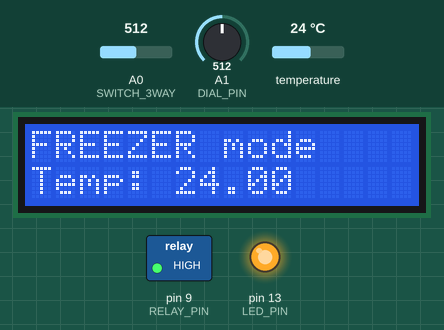
This sketch was run on a simulated Arduino Uno, built with avr-gcc and run on an emulated ATmega328P. On the bench: 16×2 character LCD, switched loads named in the sketch (green lamp = pin HIGH), output pins drawn as LEDs (lit = HIGH). The inputs (shaded band) are chosen by the test bench; at power-on: A0 (SWITCH_3WAY) = 512, temperature 24 °C, A1 (DIAL_PIN) = 512. What the sketch prints to the serial monitor is not drawn.

Above: at 1.2 s.
1.3 s: A0 (SWITCH_3WAY) set to 890
2.9 s: A0 (SWITCH_3WAY) set to 913
At 4.6 s:
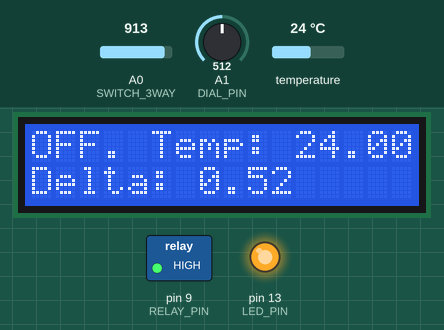
4.9 s: A0 (SWITCH_3WAY) set to 90
At 6.0 s:
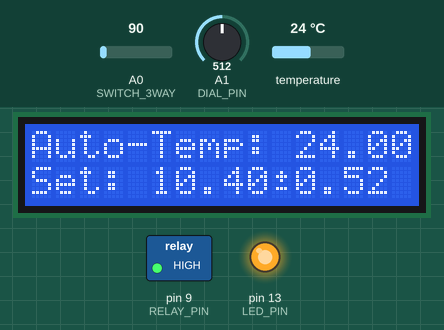
6.7 s: temperature set to 8 °C
At 8.2 s:
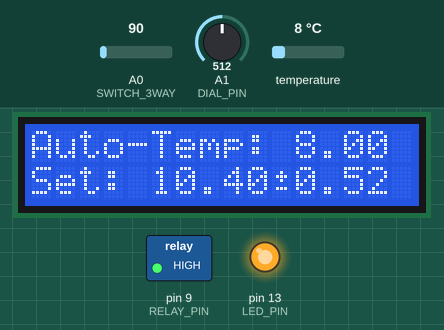
8.5 s: A1 (DIAL_PIN) set to 590
At 10.1 s:
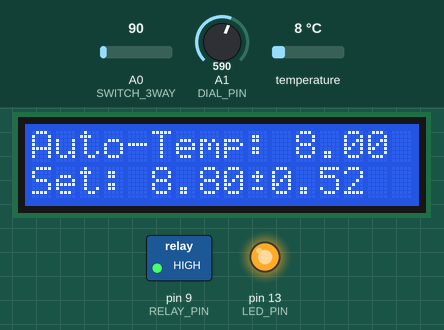
10.4 s: A1 (DIAL_PIN) set to 614
At 11.5 s:
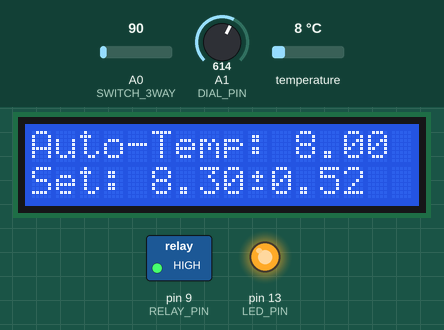
Timing chart, 0 to 13.3 s (numbered marks = the images above; inputs shaded):
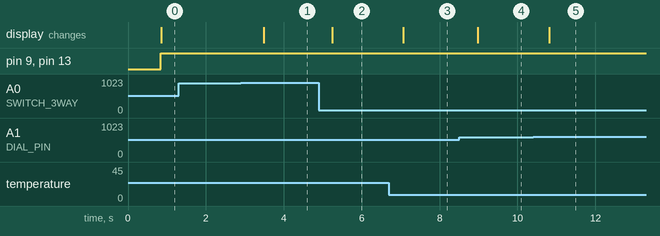

The sketch:

freezerControl.ino
```cpp
#include <OneWire.h>
#include <DallasTemperature.h>
#include <LiquidCrystal.h>

//********************PIN CONFIG************************
// Data wire is plugged into pin 8 on the Arduino
#define ONE_WIRE_BUS 8 // Pin 2 is used by LCD now
#define RELAY_PIN 9    // Pin controlling the relay
#define LED_PIN 13     // LED pin
#define DIAL_PIN A1    // Analog pin to read Dial setting
#define SWITCH_3WAY A0 // Analogue PIN for the 3 way switch
//******************************************************

//********************PARAMETERS************************
#define DIAL_LOW 1020
#define DIAL_HIGH 50

#define SET_TEMP_LOW 0      // Min temperature (gets divided by 10)
#define SET_TEMP_HIGH 200   // Max temperature (gets divided by 10)

#define SET_DELTA_LOW 0      // Min temperature (gets divided by 1000)
#define SET_DELTA_HIGH 1000    // Max temperature (gets divided by 1000)
//******************************************************

// Declare Liquid Crystal Display
LiquidCrystal lcd(7, 6, 5, 4, 3, 2); //Using 1602A LCD screen

byte customChar[8] = {
  0b00000,
  0b00100,
  0b01110,
  0b00100,
  0b00000,
  0b01110,
  0b00000,
  0b00000
};

// Setup a oneWire instance to communicate with any OneWire devices
// (not just Maxim/Dallas temperature ICs)
OneWire oneWire(ONE_WIRE_BUS);

// Pass our oneWire reference to Dallas Temperature.
DallasTemperature sensors(&oneWire);

unsigned long lastCycledTime; // Stores the last time cycled
unsigned long cycleDelta; // Stores the min allowed cycle time (10 minutes?)

float temperature;

float minTemp; // Tracks min and max temp
float maxTemp;

float tempSetPoint; // Target temperature
float tempDelta; // The delta for the temperature cutoff

int relayState;

int beenOn;

void setup(void)
{
  // Initialise LCD display
  lcd.begin(16, 2);
  lcd.createChar(0, customChar); // Register the plus/minus sign

  // Set up pins
  pinMode(RELAY_PIN, OUTPUT);
  pinMode(LED_PIN, OUTPUT);

  forceTurnCompressorOff(); //Ensure the compressor is off

  tempSetPoint = 8.5; // Target temperature (can change this to use a potentiometer)
  tempDelta = 0.25;   // Temperature difference allowed before turning on / off the compressor

  minTemp = 9999;
  maxTemp = -9999;
  beenOn = 0;
  lastCycledTime = 0;
  cycleDelta = 15 * 60 * 1000L;
  //cycleDelta = 5 * 1000L; // For testing

  // start serial port
  Serial.begin(9600);
  Serial.println("Kegerator controller");

  // Start up the library
  sensors.begin();
}

void loop(void)
{
  // Call the control method, to turn on or off the freezer depending upon the setting
  control();

  // Update the LCD display
  lcdUpdate();

  // Debug, print to serial
  //debug();

  delay(100 * 1); // No need to loop quite so fast
}

void debug() {
  Serial.print("Temperature is: ");
  Serial.println(temperature);

  Serial.print("Min temperature: ");
  Serial.print(minTemp);
  Serial.print("   Max temperature: ");
  Serial.println(maxTemp);

  Serial.print("Temperature set point: ");
  Serial.println(tempSetPoint);

  Serial.print("Temperature delta: ");
  Serial.println(tempDelta);
}

void turnCompressorOn() {
  if (beenOn == 0 || millis() - lastCycledTime > cycleDelta) {
    forceTurnCompressorOn();
  }
  else {
    Serial.print("Compressor not turned on due to cycle limit. Millis: ");
    Serial.print(millis());
    Serial.print(" Last Cycled Time: ");
    Serial.println(lastCycledTime);
  }
}

void turnCompressorOff() {
  if (millis() - lastCycledTime > cycleDelta) {
    forceTurnCompressorOff();
  }
  else {
    Serial.print("Compressor not turned off due to cycle limit. Millis: ");
    Serial.print(millis());
    Serial.print(" Last Cycled Time: ");
    Serial.println(lastCycledTime);
  }
}

void forceTurnCompressorOff() {
  lastCycledTime = millis();
  relayState = HIGH;
  digitalWrite(RELAY_PIN, !relayState);
  digitalWrite(LED_PIN, !relayState);
  Serial.println("Compressor turned OFF");
}

void forceTurnCompressorOn() {
  lastCycledTime = millis();
  relayState = LOW;
  beenOn = 1;
  digitalWrite(RELAY_PIN, !relayState);
  digitalWrite(LED_PIN, !relayState);
  Serial.println("Compressor turned ON");
}

int getDialRaw() {
  return analogRead(DIAL_PIN);
}

float getDialTemperature() {
  return map(constrain(getDialRaw(), DIAL_HIGH, DIAL_LOW), DIAL_LOW, DIAL_HIGH, SET_TEMP_LOW, SET_TEMP_HIGH) / 10.0;
}

float getDialDelta() {
  return map(constrain(getDialRaw(), DIAL_HIGH, DIAL_LOW), DIAL_LOW, DIAL_HIGH, SET_DELTA_LOW, SET_DELTA_HIGH) / 1000.0;
}

boolean isCompressorOff() {
  return (relayState == HIGH);
}

boolean isCompressorOn() {
  return !isCompressorOff();
}

void lcdUpdate() {
  lcd.clear(); // Set cursor to first row left and clear screen

  int mode = switchSetting();

  if (mode == 2) {          // Freezer mode
    lcd.print("FREEZER mode");
    lcd.setCursor(0, 2); // Set cursor to second row left
    lcd.print("Temp: ");
    lcd.print(temperature);
  }
  else if (mode == 0) {     // Off
    lcd.print("OFF. Temp: ");
    lcd.print(temperature);
    lcd.setCursor(0, 2); // Set cursor to second row left
    lcd.print("Delta: ");
    lcd.print(tempDelta);
  }
  else if (mode == 1) {     // Control mode
    lcd.print("Auto-Temp: ");
    lcd.print(temperature);
    lcd.setCursor(0, 2); // Set cursor to second row left
    lcd.print("Set: ");
    lcd.print(tempSetPoint);
    lcd.write((uint8_t)0); // Send the plus/minus sign to the LCD
    lcd.print(tempDelta);
  }

  lcd.setCursor(0, 2); // Set cursor to second row left
}

int switchSetting() {
  int analogValue = analogRead(SWITCH_3WAY);

  int actualState;
  if (analogValue < 100) actualState = 1;
  else if (analogValue < 900) actualState = 2;
  else actualState = 0;

  return actualState;
}

void updateMinMaxTemp(float temp) {
  if (minTemp > temp) {
    minTemp = temp;
  }

  if (maxTemp < temp) {
    maxTemp = temp;
  }
}

void control() {
  // call sensors.requestTemperatures() to issue a global temperature
  // request to all devices on the bus

  sensors.requestTemperatures(); // Send the command to get temperatures
  temperature = sensors.getTempCByIndex(0); // Store temperature
  updateMinMaxTemp(temperature);

  // Get the current switch setting
  // 0 = Freezer Off (also allows the dial to adjust the delta)
  // 1 = Control mode, aims for the target temperature (dial adjusts target temp)
  // 2 = Freezer mode

  int mode = switchSetting();

  if (mode == 2) {          // Freezer mode
    if (isCompressorOff()) turnCompressorOn();
  }
  else if (mode == 0) {     // Off
    if (isCompressorOn()) turnCompressorOff();

    //Use dial to adjust delta
    tempDelta = getDialDelta();

  }
  else if (mode == 1) {     // Control mode
    //Use dial to adjust target temperature
    tempSetPoint = getDialTemperature();


    if (isCompressorOff()) {
      Serial.print("Compressor is off currently. Max temp before turn on is: ");
      Serial.println(tempSetPoint + tempDelta);

      //Check if the temperature is too warm
      if (temperature > tempSetPoint + (tempDelta) && isCompressorOff()) {
        //Turn the freezer on
        turnCompressorOn();
      }
    }

    if (isCompressorOn()) {
      Serial.print("Compressor is on currently. Min temp before turn off is: ");
      Serial.println(tempSetPoint - tempDelta);

      //Check if the temperature is too cold
      if (temperature < tempSetPoint - tempDelta && isCompressorOn()) {
        //Turn the freezer off
        turnCompressorOff();
      }
    }
  }
}
```

Measured:
- the behaviour switches between 899 and 900 on A0 (SWITCH_3WAY) (found by bisection; images 0 and 1)
- after the input at 1.3 s, every drawn part: stays the same
- after the input at 2.9 s, the display: changes after 0.58 s (image 1)
- after the input at 4.9 s, the display: changes after 0.34 s (image 2)
- after the input at 6.7 s, the display: changes after 0.37 s (image 3)
- after the input at 8.5 s, the display: changes after 0.48 s (image 4)
- after the input at 10.4 s, the display: changes after 0.41 s (image 5)
